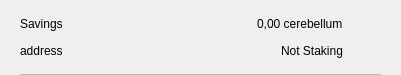
<?xml version="1.0" encoding="UTF-8"?>
<ui version="4.0">
 <class>CSRow</class>
 <widget class="QWidget" name="CSRow">
  <property name="geometry">
   <rect>
    <x>0</x>
    <y>0</y>
    <width>401</width>
    <height>75</height>
   </rect>
  </property>
  <property name="windowTitle">
   <string>Form</string>
  </property>
  <layout class="QVBoxLayout" name="verticalLayout">
   <property name="spacing">
    <number>0</number>
   </property>
   <property name="leftMargin">
    <number>20</number>
   </property>
   <property name="topMargin">
    <number>10</number>
   </property>
   <property name="rightMargin">
    <number>20</number>
   </property>
   <property name="bottomMargin">
    <number>0</number>
   </property>
   <item>
    <widget class="QWidget" name="info" native="true">
     <property name="minimumSize">
      <size>
       <width>0</width>
       <height>0</height>
      </size>
     </property>
     <layout class="QHBoxLayout" name="horizontalLayout_3">
      <property name="leftMargin">
       <number>0</number>
      </property>
      <property name="topMargin">
       <number>0</number>
      </property>
      <property name="rightMargin">
       <number>0</number>
      </property>
      <property name="bottomMargin">
       <number>10</number>
      </property>
      <item>
       <widget class="QWidget" name="container" native="true">
        <property name="minimumSize">
         <size>
          <width>0</width>
          <height>0</height>
         </size>
        </property>
        <layout class="QVBoxLayout" name="verticalLayout_2">
         <property name="spacing">
          <number>0</number>
         </property>
         <property name="leftMargin">
          <number>0</number>
         </property>
         <property name="topMargin">
          <number>0</number>
         </property>
         <property name="rightMargin">
          <number>0</number>
         </property>
         <property name="bottomMargin">
          <number>0</number>
         </property>
         <item>
          <layout class="QHBoxLayout" name="horizontalLayout">
           <item>
            <widget class="QLabel" name="labelName">
             <property name="text">
              <string>Savings</string>
             </property>
            </widget>
           </item>
           <item>
            <spacer name="horizontalSpacer">
             <property name="orientation">
              <enum>Qt::Horizontal</enum>
             </property>
             <property name="sizeHint" stdset="0">
              <size>
               <width>40</width>
               <height>20</height>
              </size>
             </property>
            </spacer>
           </item>
           <item>
            <widget class="QLabel" name="labelAmount">
             <property name="text">
              <string>0,00 cerebellum</string>
             </property>
            </widget>
           </item>
          </layout>
         </item>
         <item>
          <layout class="QHBoxLayout" name="horizontalLayout_2">
           <item>
            <widget class="QLabel" name="labelAddress">
             <property name="text">
              <string>address</string>
             </property>
            </widget>
           </item>
           <item>
            <spacer name="horizontalSpacer_2">
             <property name="orientation">
              <enum>Qt::Horizontal</enum>
             </property>
             <property name="sizeHint" stdset="0">
              <size>
               <width>40</width>
               <height>20</height>
              </size>
             </property>
            </spacer>
           </item>
           <item>
            <widget class="QLabel" name="labelStaking">
             <property name="text">
              <string>Not Staking</string>
             </property>
            </widget>
           </item>
          </layout>
         </item>
        </layout>
       </widget>
      </item>
      <item alignment="Qt::AlignHCenter|Qt::AlignVCenter">
       <widget class="QPushButton" name="pushButtonMenu">
        <property name="minimumSize">
         <size>
          <width>24</width>
          <height>24</height>
         </size>
        </property>
        <property name="maximumSize">
         <size>
          <width>32</width>
          <height>32</height>
         </size>
        </property>
        <property name="focusPolicy">
         <enum>Qt::NoFocus</enum>
        </property>
        <property name="styleSheet">
         <string notr="true">border:none; background-color:transparent;</string>
        </property>
        <property name="text">
         <string/>
        </property>
        <property name="icon">
         <iconset>
          <normaloff>://ic-menu-hover</normaloff>://ic-menu-hover</iconset>
        </property>
        <property name="iconSize">
         <size>
          <width>24</width>
          <height>24</height>
         </size>
        </property>
       </widget>
      </item>
     </layout>
    </widget>
   </item>
   <item>
    <widget class="QLabel" name="lblDivisory">
     <property name="minimumSize">
      <size>
       <width>0</width>
       <height>1</height>
      </size>
     </property>
     <property name="maximumSize">
      <size>
       <width>16777215</width>
       <height>1</height>
      </size>
     </property>
     <property name="styleSheet">
      <string notr="true">background-color:#bababa;</string>
     </property>
     <property name="text">
      <string/>
     </property>
     <property name="alignment">
      <set>Qt::AlignBottom|Qt::AlignLeading|Qt::AlignLeft</set>
     </property>
    </widget>
   </item>
  </layout>
 </widget>
 <resources/>
 <connections/>
</ui>
